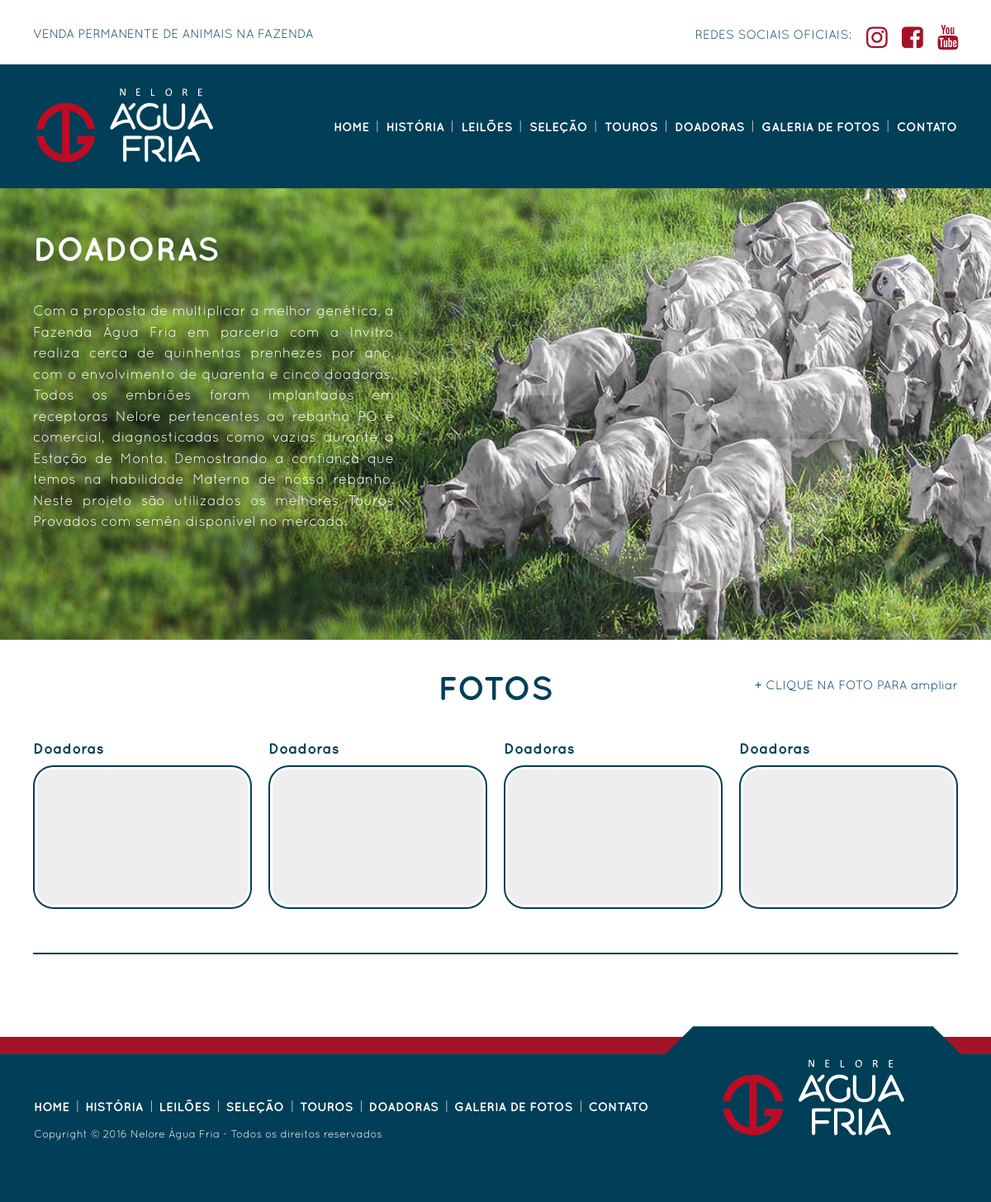
The page /doadoras on the database its author committed.
### tables this page shows
CREATE TABLE `fotos` (
  `id_fotos` mediumint(9) NOT NULL,
  `link_foto` varchar(255) NOT NULL,
  `titulo` text NOT NULL
);

### mvc/controller/padrao/funcoes.php (the view, shortened to what this page needs)
<?php
function fotos_doadoras(){
	$html = '';
	$sql_dados = "SELECT * from fotos where titulo = 'Doadoras'";
  	$array_consulta = consulta_sql($sql_dados, NULL);
  	  foreach ($array_consulta['resultado_consulta'] as $key => $value) {
	  	$html .= '<div class="item">
			          <div class="nome">'.$value['titulo'].'</div>
			          <a class="fancybox" rel="fotostouros" href="'.$value['link_foto'].'" title="'.$value['titulo'].'">
			            <span class="foto" style="background: url('.$value['link_foto'].') no-repeat center #eee; background-size: cover;"></span>
			            <p></p>
			          </a>
			        </div>';
       }
       return $html;
}
function conexao_bd(){
		$mysqli = new mysqli('localhost', $GLOBALS['bd_usuario'], $GLOBALS['bd_senha'], $GLOBALS['bd']);
		$mysqli->query("SET NAMES 'utf8'");
		$mysqli->query('SET character_set_connection=utf8');
		$mysqli->query('SET character_set_client=utf8');
		$mysqli->query('SET character_set_results=utf8');
		return $mysqli;
}
function formata_str_simples($str){
		$str = utf8_decode($str);
        $str = strtolower($str);
        $str = preg_replace("/&([a-z])[a-z]+;/i", "$1", htmlentities($str));
        $str = str_replace(" ", "_", $str);
        return $str;
}
function consulta_sql($sql, $nome_tabela_principal){
	$mysqli = conexao_bd();
 		$arr= array();
		if(isset($sql)){
			$temp = explode(" ", $sql);
			foreach ($temp as $key => $value) {
				if($value == 'FROM' || $value == 'from'){
					$nome_tabela_principal = formata_str_simples($temp[$key+1]);
				}
			}
		}
		$result = $mysqli->query($sql);
		if($result){
			while($consulta = $result->fetch_array()){
				$arr[sizeof($arr)] = $consulta;
			}
		}
		$retorno["sql"] = $sql;
		$retorno["nome_tabela_principal"] = $nome_tabela_principal;
		$retorno["resultado_consulta"] = $arr;
	return $retorno;
}
?>

### assets/css/styles.css (style rules this page uses)
html,body,div,span,applet,object,iframe,h1,h2,h3,h4,h5,h6,p,blockquote,pre,a,abbr,acronym,address,big,cite,code,del,dfn,em,img,ins,kbd,q,s,samp,small,strike,strong,sub,sup,tt,var,b,u,i,center,dl,dt,dd,ol,ul,li,fieldset,form,label,legend,table,caption,tbody,tfoot,thead,tr,th,td,article,aside,canvas,details,embed,figure,figcaption,footer,header,hgroup,menu,nav,output,ruby,section,summary,time,mark,audio,video { margin:0;padding:0;border:0;font-size:100%;font:inherit;vertical-align:baseline }
body { line-height:1 }
*,*::after,*::before { box-sizing:inherit }
.slick-slide { float:left;min-height:1px;display:none }
.slick-initialized .slick-slide { display:block }
* { margin:0;padding:0;box-sizing:border-box }
html,body { width:100%;display:block }
body { background-color:#fff;position:relative;font-family:"quicksandbook";font-size:10px;line-height:normal;color:#000;text-rendering:optimizeLegibility;line-height:normal }
a { text-decoration:none;-webkit-transition:color, .2s;transition:color, .2s }
a:visited,a:link { color:inherit }
html,body { height:100% }
.pg-doadoras .sc-fotos .slick-slide { margin:0 10px }
.pg-doadoras .sc-fotos .item .foto { position:relative;width:calc(100% - 20);display:block;padding-bottom:62%;margin:5px;border-radius:20px }
.pg-doadoras .sc-fotos .item .foto:before { content:"";position:absolute;top:-5px;left:-5px;bottom:-5px;right:-5px;border:solid 2px #003f57;border-radius:25px;-webkit-transition:border 0.3s, background-color 0.3s;transition:border 0.3s, background-color 0.3s }
.pg-doadoras .sc-fotos .item .nome { display:block;color:#003f57;font-family:"quicksandbold";font-size:1.8em;margin-bottom:15px }

### rows shown on the page
fotos: titulo "Doadoras"
fotos: titulo "Doadoras"
fotos: titulo "Doadoras"
fotos: titulo "Doadoras"
